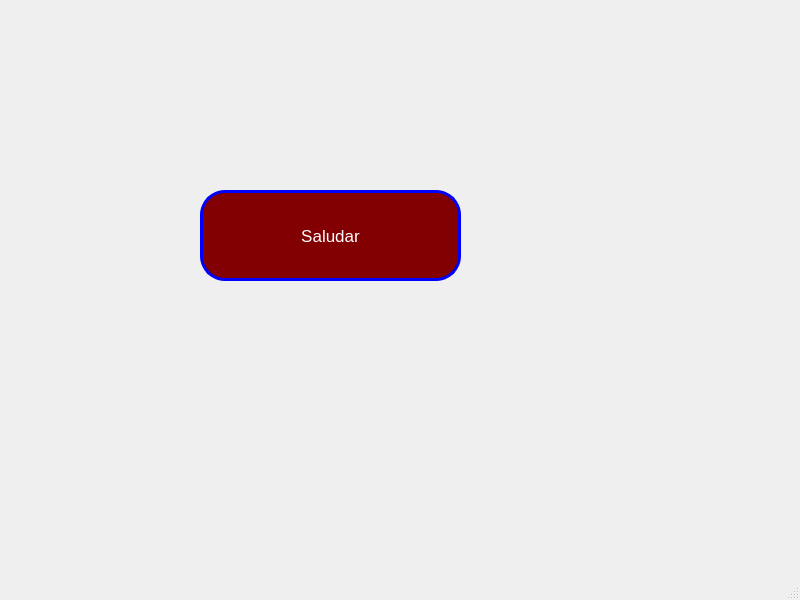
<?xml version="1.0" encoding="UTF-8"?>
<ui version="4.0">
 <class>MainWindow</class>
 <widget class="QMainWindow" name="MainWindow">
  <property name="geometry">
   <rect>
    <x>0</x>
    <y>0</y>
    <width>800</width>
    <height>600</height>
   </rect>
  </property>
  <property name="windowTitle">
   <string>MainWindow</string>
  </property>
  <widget class="QWidget" name="centralwidget">
   <widget class="QPushButton" name="btn_saludar">
    <property name="geometry">
     <rect>
      <x>200</x>
      <y>190</y>
      <width>261</width>
      <height>91</height>
     </rect>
    </property>
    <property name="font">
     <font>
      <pointsize>13</pointsize>
      <weight>50</weight>
      <bold>false</bold>
     </font>
    </property>
    <property name="styleSheet">
     <string notr="true">background-color: rgb(130, 0, 2);
color: rgb(255, 255, 255);
border-radius:25px;
border: 3px solid blue;</string>
    </property>
    <property name="text">
     <string>Saludar</string>
    </property>
   </widget>
  </widget>
  <widget class="QMenuBar" name="menubar">
   <property name="geometry">
    <rect>
     <x>0</x>
     <y>0</y>
     <width>800</width>
     <height>26</height>
    </rect>
   </property>
  </widget>
  <widget class="QStatusBar" name="statusbar"/>
 </widget>
 <resources/>
 <connections/>
</ui>
